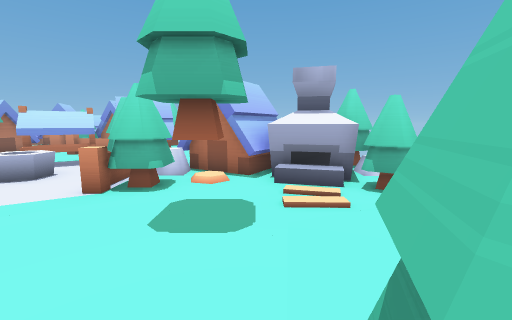
View 1 (above)

24 first-person views from a walk through a Godot game level. The camera is 1.3 m above the floor, tilts 8° down and sees 90° across. The floor is counted in squares, 0.86 m on a side. Each view is taken from the middle of a square. On the plan, view 1 faces up. The plan holds only what a view shows up to about 14 squares ahead; the rest is blank. The place goes on beyond the plan.

View 2
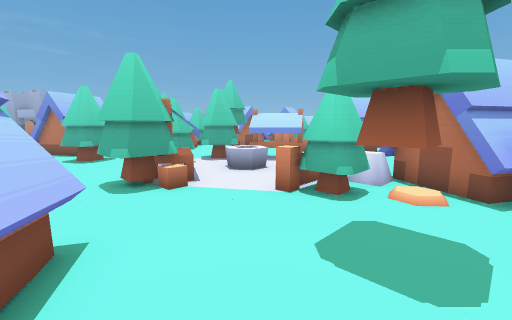

View 3
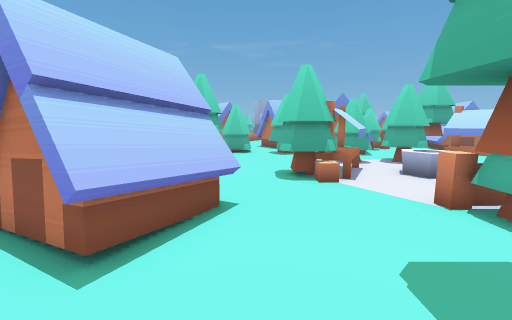

View 4
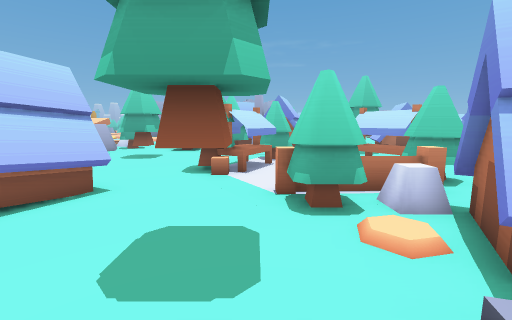

View 5
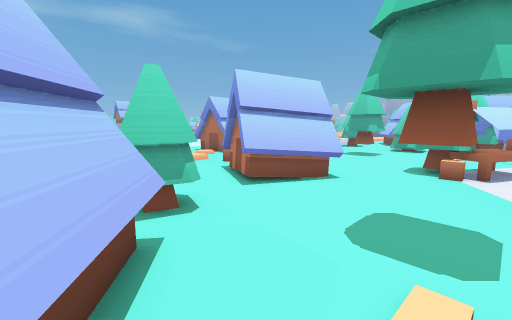

View 6
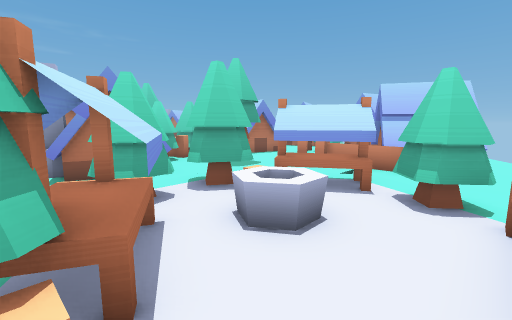

View 7
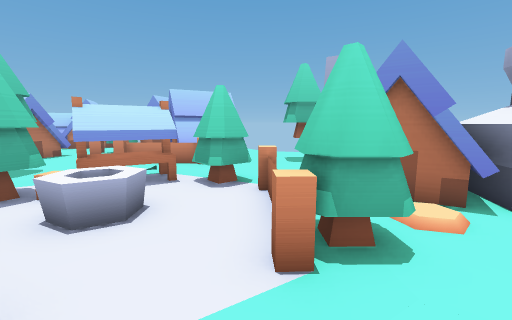

View 8
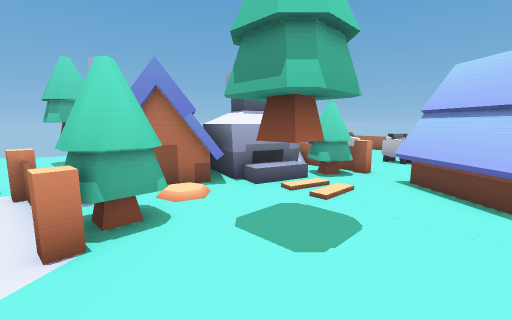

View 9
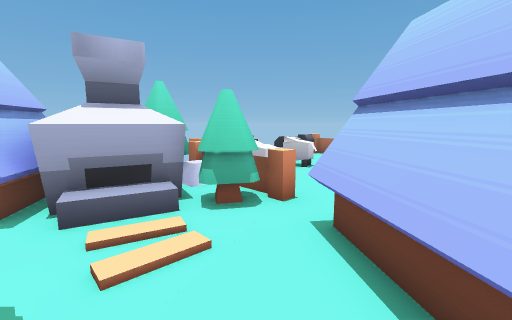

View 10
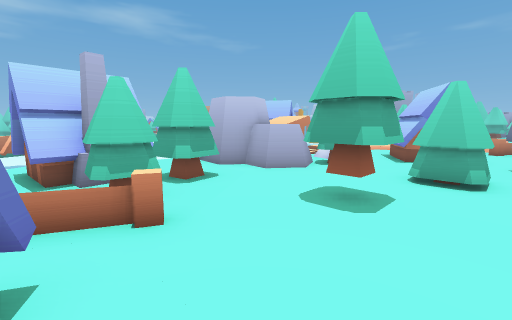

View 11
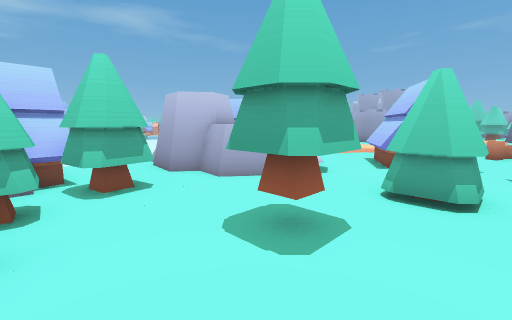

View 12
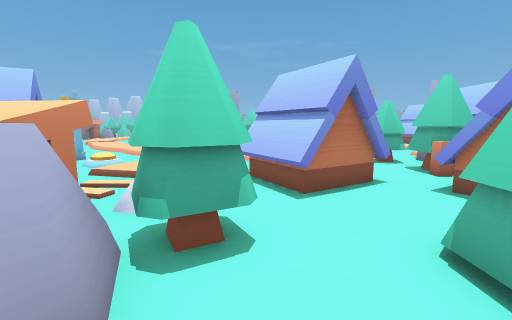

View 13
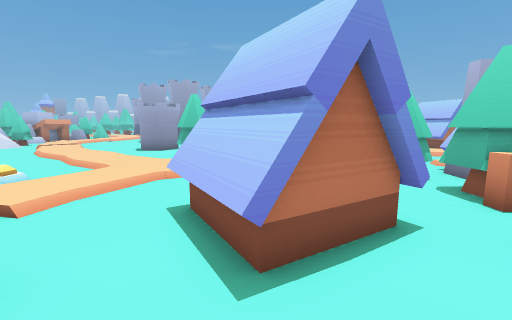

View 14
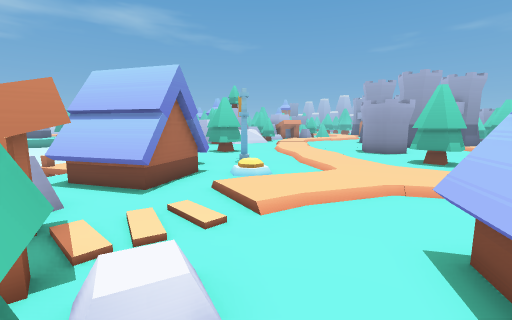

View 15
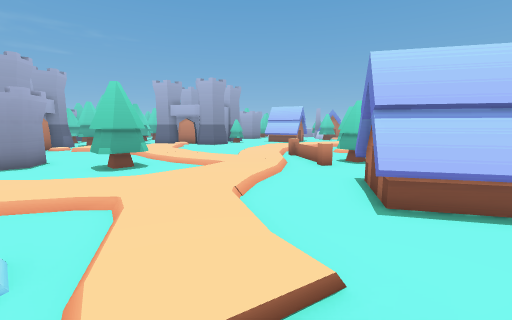

View 16
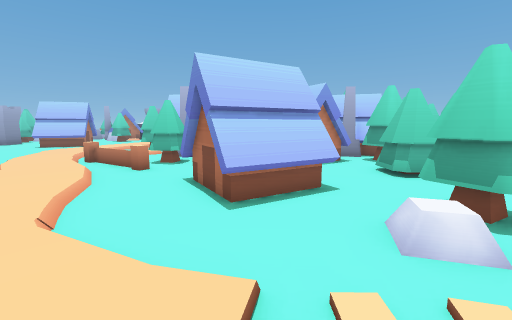

View 17
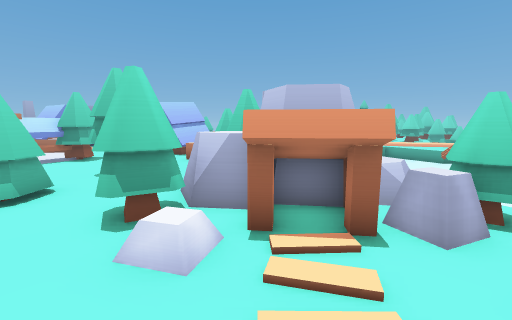

View 18
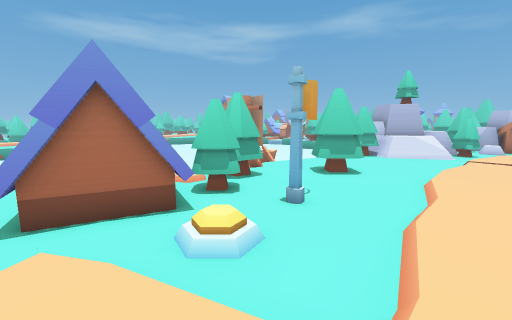

View 19
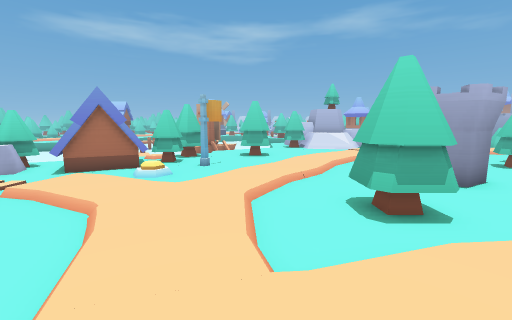

View 20
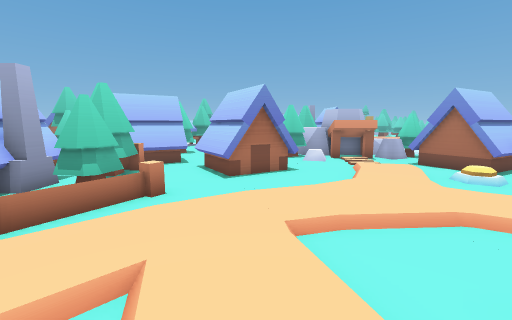

View 21
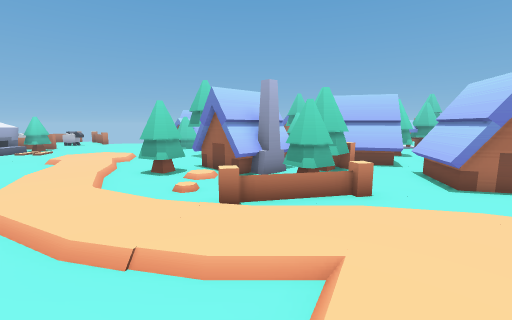

View 22
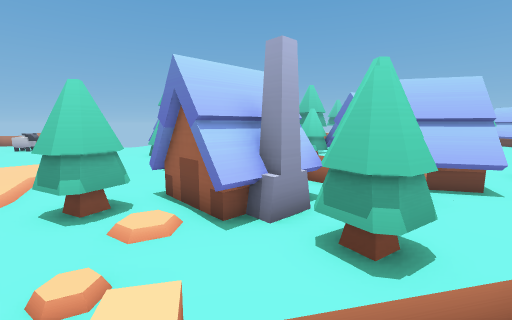

View 23
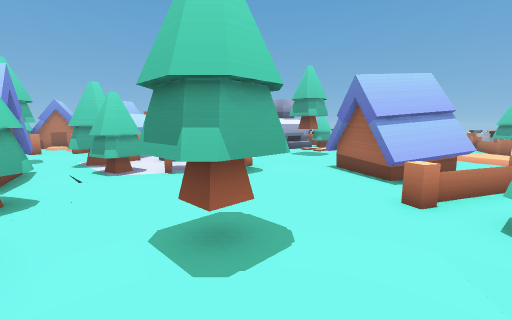

View 24
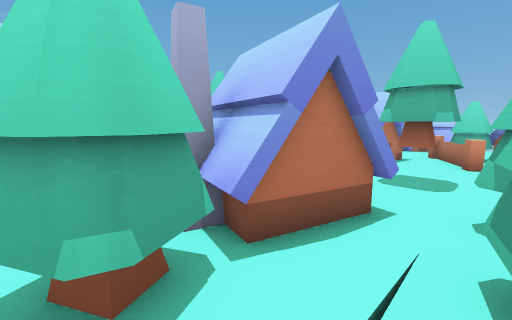

### Floor plan
Key: @ floor where view 1 was taken; # wall or solid block; x gap in a wall; . main floor; : floor 0.25 m higher than the main floor; / step, stairs or slope; = window, fence, low wall or low ledge; ≈ liquid the walk keeps out of; ^ raised ledge; T thing the floor can be seen under or through; F flag; O other object.
Columns run from 29 left of view 1 to 9 right of it. Each row starts with its distance up from view 1.
 18                  =#
 17  .. ..          =###
 16  .....  ..OO     =#  #
 15  ...    ..OO   OO.=  #
 14  ..:::  ..     O..=. ###=
 13  ..:::. .      O....^==^
 12  ..:::...   OO   ....
 11  ..::...OO  OO   OO...^
 10  .:::...OO    =..OO. ^T^##    #####  =
  9  .::.         ##....TT^.#^=# #^ ## #=#=
  8  .::.###      ####.TT ^...^###^#^= ==^=
  7  ::..#####     # #..T ^^..####^^^=^==^#
  6  ::...#####=   ###.TT=...=##....##=#==#
  5  ::...=### #  ###=.T.#^^....OO...^. #
  4  .::=#.########=##...^##....OO..##
  3  .::==.###..###.##....OO........##
  2  ..::.#=....=..................##
  1  ..:::#=...O...OO........OOO..##
  0 ...:::/..OOOO...O.OOO...OOOOO@##
 -1 :::::::...OOOO....OO....OOOO..
 -2 :::..:::..OO...#......=...O....:/
 -3 ..OO..::/.....###.....x..=.. .::/x
 -4  OOO..:::....O##^#..###  ..
 -5  .OO.::::::/..x^^#..###...:
 -6 #....::..::/..^^###..####.
 -7 #...:::.......^^  #..  ##
 -8 #..:::...  ##.^=^^...  ##
 -9  ..::..F.=###=##==  ≈
-10  .::...F#######
-11 .:::....####
-12 :::.... #
-13 :.  OOO #

Positions as (right, up) in squares from view 1, and headings:
1: (0, 0), facing up
2: (0, 1), facing up-left
3: (1, 2), facing left
4: (2, 5), facing left
5: (3, 5), facing down-left
6: (-4, 4), facing up-left
7: (-4, 3), facing up
8: (-4, 2), facing up-right
9: (0, 2), facing up-right
10: (-5, 2), facing down-left
11: (-7, 2), facing down-left
12: (-11, -2), facing left
13: (-14, -1), facing left
14: (-15, -2), facing down-left
15: (-17, -7), facing up-left
16: (-18, -7), facing up
17: (-19, -5), facing right
18: (-21, -4), facing down
19: (-24, 1), facing down
20: (-28, -1), facing right
21: (-28, -1), facing up-right
22: (-25, 2), facing up-right
23: (-12, -3), facing up-right
24: (-10, 3), facing up-left
